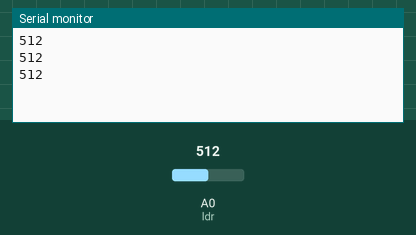
This sketch was run on a simulated Arduino Uno, built with avr-gcc and run on an emulated ATmega328P. Parts: the last lines printed to the serial monitor. Inputs (shaded band) come from the test bench; at power-on: A0 (ldr) = 512.

Above: at 1.3 s.
1.4 s: A0 (ldr) set to 716
At 1.9 s:
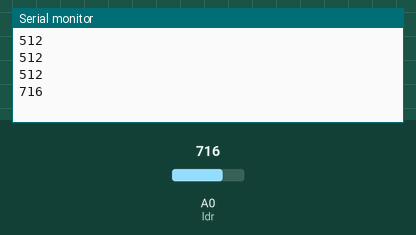
2.9 s: A0 (ldr) set to 900
At 3.4 s:
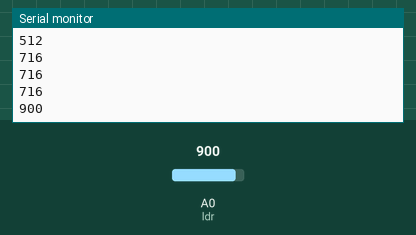
Timing chart, 0 to 5.9 s (numbered marks = the images above; inputs shaded):
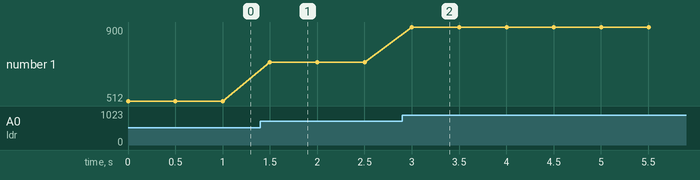

Measured:
- after the input at 1.4 s, the serial monitor: prints a new line after 0.10 s (image 1)
- after the input at 2.9 s, the serial monitor: prints a new line after 0.10 s (image 2)
- plotted number 1: 512 → 716 after the input at 1.4 s, 716 → 900 after the input at 2.9 s

The sketch:

Ldr.ino
```cpp
int ldr = A0; // ldr A0 olarak atandı
int ldr_deger; // ldr_deger adında değişken atandı

void setup() {
  Serial.begin(9600); // Seri haberlesme başladı

}

void loop() {
  ldr_deger = analogRead(ldr); // ldr degeri ölçüldü

  Serial.println(ldr_deger); // deger ekrana basıldı
  delay(500); // yarım sn arayla
}
```
